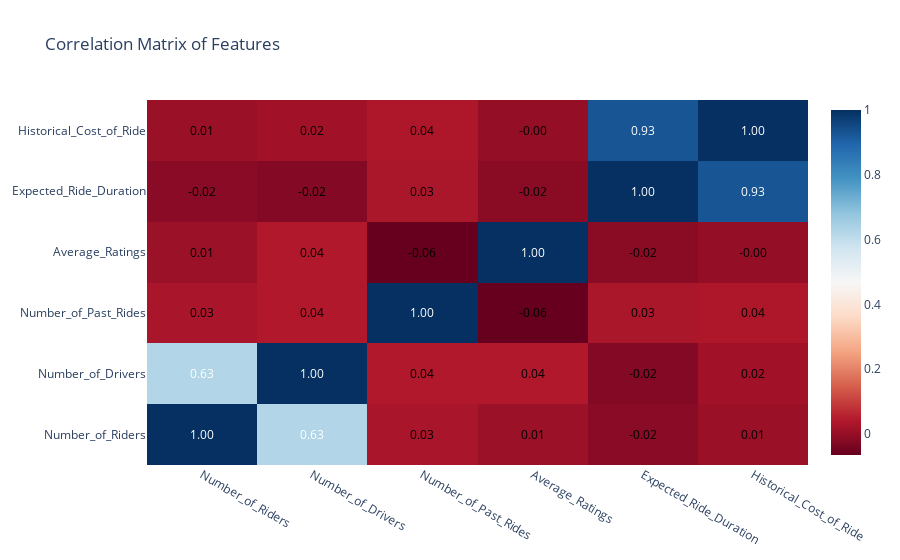

This figure's notebook cell:
### Code cell
# correlation matrix for features selection
## select the numeric columns
from plotly.graph_objs import Data


df_numeric = df.select_dtypes(include=['float64', 'int64'])
## calculate the correlation matrix
correlation_matrix = df_numeric.corr()
# Create annotation text for each cell in the heatmap
annotations = []
for i, row in enumerate(correlation_matrix.values):
    for j, value in enumerate(row):
        annotations.append(
            dict(
                x=correlation_matrix.columns[j],
                y=correlation_matrix.columns[i],
                text=f"{value:.2f}",
                showarrow=False,
                font=dict(color="black" if abs(value) < 0.5 else "white")
            )
        )
## generate the layout for the heatmap
fig = go.Figure(data=go.Heatmap(
    z=correlation_matrix.values,
    x=correlation_matrix.columns,
    y=correlation_matrix.columns,
    colorscale='RdBu'
))
## add the values for each cell in the heatmap
fig.update_layout(annotations=annotations)
## add the title for the heatmap
fig.update_layout(title='Correlation Matrix of Features')
## show the heatmap 
fig.show()

## Save as HTML file
fig.write_html('plots/Correlation_Matrix_of_Features.html')

### Figure 1 — Plotly figure (JSON) as saved in the notebook; plotly's stock layout.template omitted (floating-point values rounded to 4 significant figures)
{"data": [{"colorscale": [[0, "rgb(103,0,31)"], [0.1, "rgb(178,24,43)"], [0.2, "rgb(214,96,77)"], [0.3, "rgb(244,165,130)"], [0.4, "rgb(253,219,199)"], [0.5, "rgb(247,247,247)"], [0.6, "rgb(209,229,240)"], [0.7, "rgb(146,197,222)"], [0.8, "rgb(67,147,195)"], [0.9, "rgb(33,102,172)"], [1, "rgb(5,48,97)"]], "type": "heatmap", "x": ["Number_of_Riders", "Number_of_Drivers", "Number_of_Past_Rides", "Average_Ratings", "Expected_Ride_Duration", "Historical_Cost_of_Ride"], "y": ["Number_of_Riders", "Number_of_Drivers", "Number_of_Past_Rides", "Average_Ratings", "Expected_Ride_Duration", "Historical_Cost_of_Ride"], "z": [[1.0, 0.627, 0.02927, 0.008572, -0.01586, 0.005826], [0.627, 1.0, 0.03966, 0.0412, -0.02442, 0.01708], [0.02927, 0.03966, 1.0, -0.06473, 0.03068, 0.03586], [0.008572, 0.0412, -0.06473, 1.0, -0.01697, -0.001063], [-0.01586, -0.02442, 0.03068, -0.01697, 1.0, 0.9275], [0.005826, 0.01708, 0.03586, -0.001063, 0.9275, 1.0]]}], "layout": {"annotations": [{"font": {"color": "white"}, "showarrow": false, "text": "1.00", "x": "Number_of_Riders", "y": "Number_of_Riders"}, {"font": {"color": "white"}, "showarrow": false, "text": "0.63", "x": "Number_of_Drivers", "y": "Number_of_Riders"}, {"font": {"color": "black"}, "showarrow": false, "text": "0.03", "x": "Number_of_Past_Rides", "y": "Number_of_Riders"}, {"font": {"color": "black"}, "showarrow": false, "text": "0.01", "x": "Average_Ratings", "y": "Number_of_Riders"}, {"font": {"color": "black"}, "showarrow": false, "text": "-0.02", "x": "Expected_Ride_Duration", "y": "Number_of_Riders"}, {"font": {"color": "black"}, "showarrow": false, "text": "0.01", "x": "Historical_Cost_of_Ride", "y": "Number_of_Riders"}, {"font": {"color": "white"}, "showarrow": false, "text": "0.63", "x": "Number_of_Riders", "y": "Number_of_Drivers"}, {"font": {"color": "white"}, "showarrow": false, "text": "1.00", "x": "Number_of_Drivers", "y": "Number_of_Drivers"}, {"font": {"color": "black"}, "showarrow": false, "text": "0.04", "x": "Number_of_Past_Rides", "y": "Number_of_Drivers"}, {"font": {"color": "black"}, "showarrow": false, "text": "0.04", "x": "Average_Ratings", "y": "Number_of_Drivers"}, {"font": {"color": "black"}, "showarrow": false, "text": "-0.02", "x": "Expected_Ride_Duration", "y": "Number_of_Drivers"}, {"font": {"color": "black"}, "showarrow": false, "text": "0.02", "x": "Historical_Cost_of_Ride", "y": "Number_of_Drivers"}, {"font": {"color": "black"}, "showarrow": false, "text": "0.03", "x": "Number_of_Riders", "y": "Number_of_Past_Rides"}, {"font": {"color": "black"}, "showarrow": false, "text": "0.04", "x": "Number_of_Drivers", "y": "Number_of_Past_Rides"}, {"font": {"color": "white"}, "showarrow": false, "text": "1.00", "x": "Number_of_Past_Rides", "y": "Number_of_Past_Rides"}, {"font": {"color": "black"}, "showarrow": false, "text": "-0.06", "x": "Average_Ratings", "y": "Number_of_Past_Rides"}, {"font": {"color": "black"}, "showarrow": false, "text": "0.03", "x": "Expected_Ride_Duration", "y": "Number_of_Past_Rides"}, {"font": {"color": "black"}, "showarrow": false, "text": "0.04", "x": "Historical_Cost_of_Ride", "y": "Number_of_Past_Rides"}, {"font": {"color": "black"}, "showarrow": false, "text": "0.01", "x": "Number_of_Riders", "y": "Average_Ratings"}, {"font": {"color": "black"}, "showarrow": false, "text": "0.04", "x": "Number_of_Drivers", "y": "Average_Ratings"}, {"font": {"color": "black"}, "showarrow": false, "text": "-0.06", "x": "Number_of_Past_Rides", "y": "Average_Ratings"}, {"font": {"color": "white"}, "showarrow": false, "text": "1.00", "x": "Average_Ratings", "y": "Average_Ratings"}, {"font": {"color": "black"}, "showarrow": false, "text": "-0.02", "x": "Expected_Ride_Duration", "y": "Average_Ratings"}, {"font": {"color": "black"}, "showarrow": false, "text": "-0.00", "x": "Historical_Cost_of_Ride", "y": "Average_Ratings"}, {"font": {"color": "black"}, "showarrow": false, "text": "-0.02", "x": "Number_of_Riders", "y": "Expected_Ride_Duration"}, {"font": {"color": "black"}, "showarrow": false, "text": "-0.02", "x": "Number_of_Drivers", "y": "Expected_Ride_Duration"}, {"font": {"color": "black"}, "showarrow": false, "text": "0.03", "x": "Number_of_Past_Rides", "y": "Expected_Ride_Duration"}, {"font": {"color": "black"}, "showarrow": false, "text": "-0.02", "x": "Average_Ratings", "y": "Expected_Ride_Duration"}, {"font": {"color": "white"}, "showarrow": false, "text": "1.00", "x": "Expected_Ride_Duration", "y": "Expected_Ride_Duration"}, {"font": {"color": "white"}, "showarrow": false, "text": "0.93", "x": "Historical_Cost_of_Ride", "y": "Expected_Ride_Duration"}, {"font": {"color": "black"}, "showarrow": false, "text": "0.01", "x": "Number_of_Riders", "y": "Historical_Cost_of_Ride"}, {"font": {"color": "black"}, "showarrow": false, "text": "0.02", "x": "Number_of_Drivers", "y": "Historical_Cost_of_Ride"}, {"font": {"color": "black"}, "showarrow": false, "text": "0.04", "x": "Number_of_Past_Rides", "y": "Historical_Cost_of_Ride"}, {"font": {"color": "black"}, "showarrow": false, "text": "-0.00", "x": "Average_Ratings", "y": "Historical_Cost_of_Ride"}, {"font": {"color": "white"}, "showarrow": false, "text": "0.93", "x": "Expected_Ride_Duration", "y": "Historical_Cost_of_Ride"}, {"font": {"color": "white"}, "showarrow": false, "text": "1.00", "x": "Historical_Cost_of_Ride", "y": "Historical_Cost_of_Ride"}], "title": {"text": "Correlation Matrix of Features"}}}
